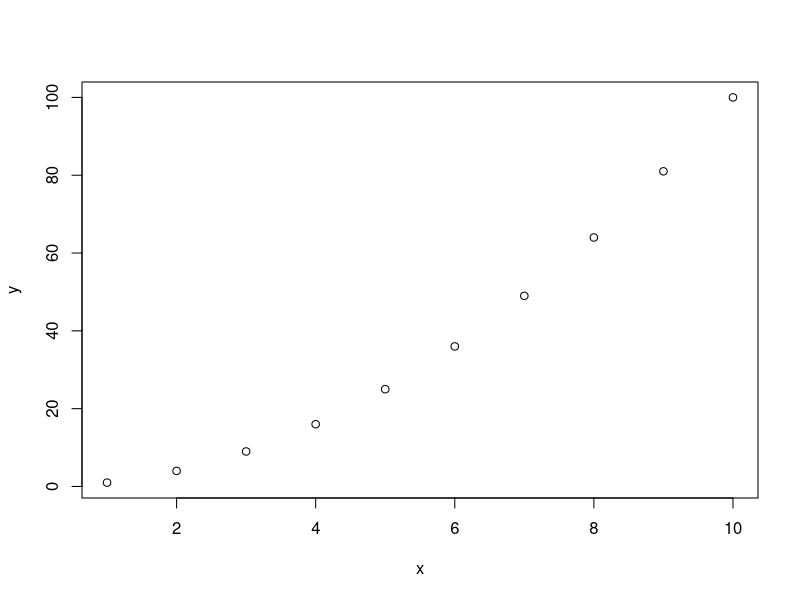
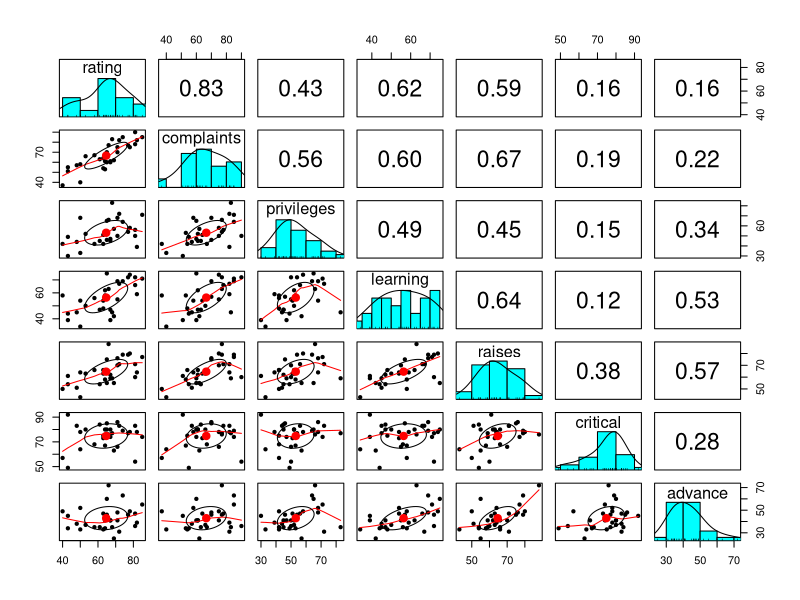
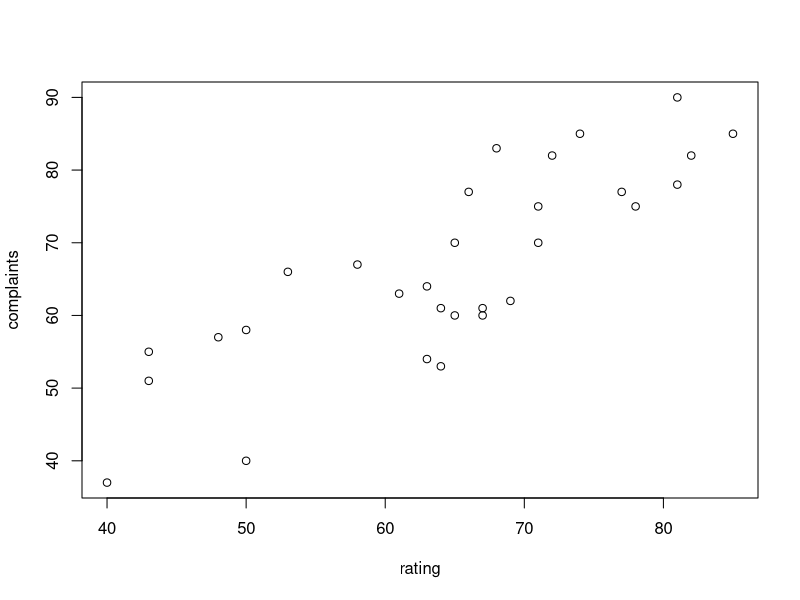
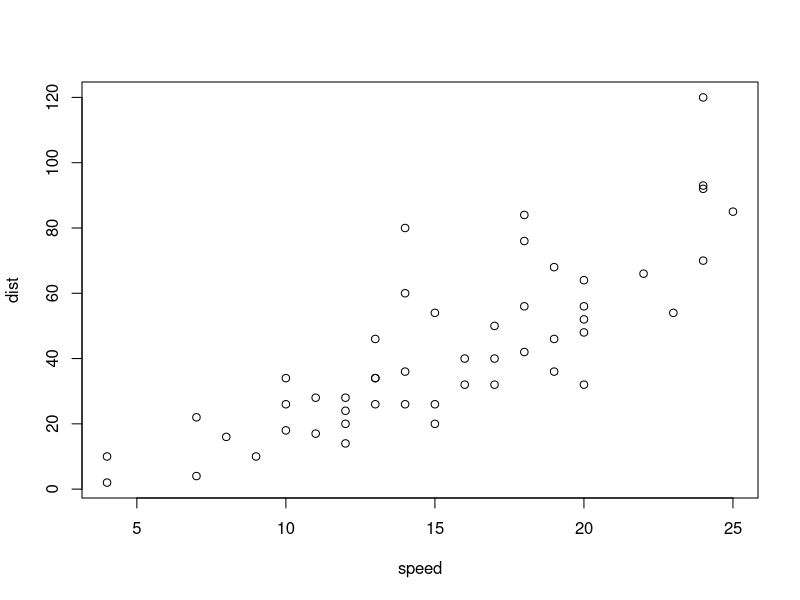
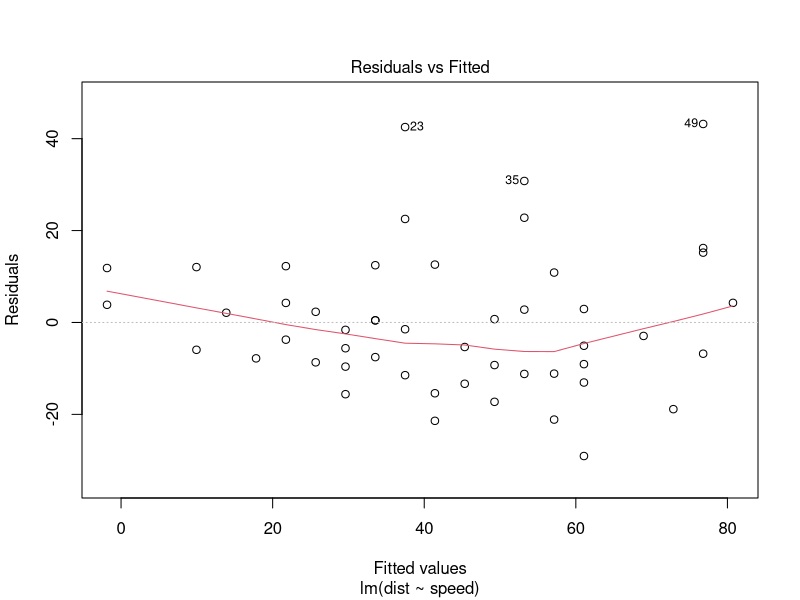
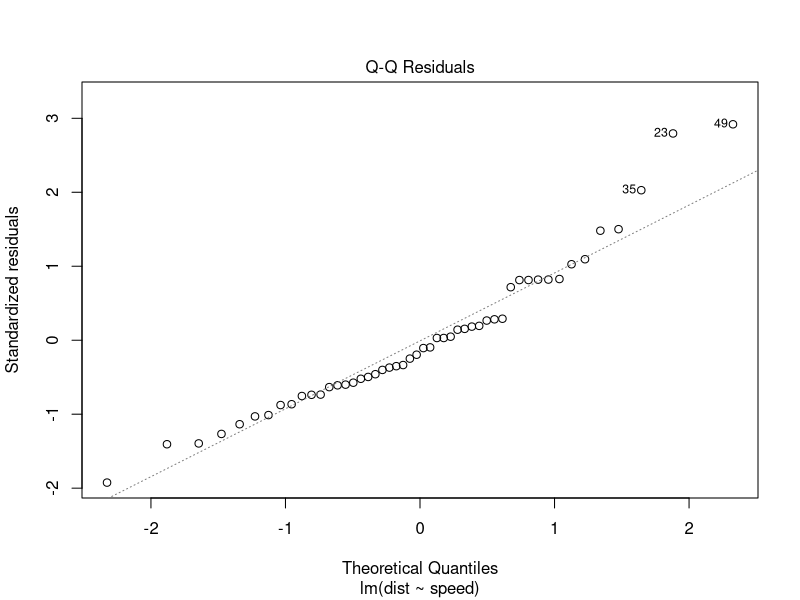
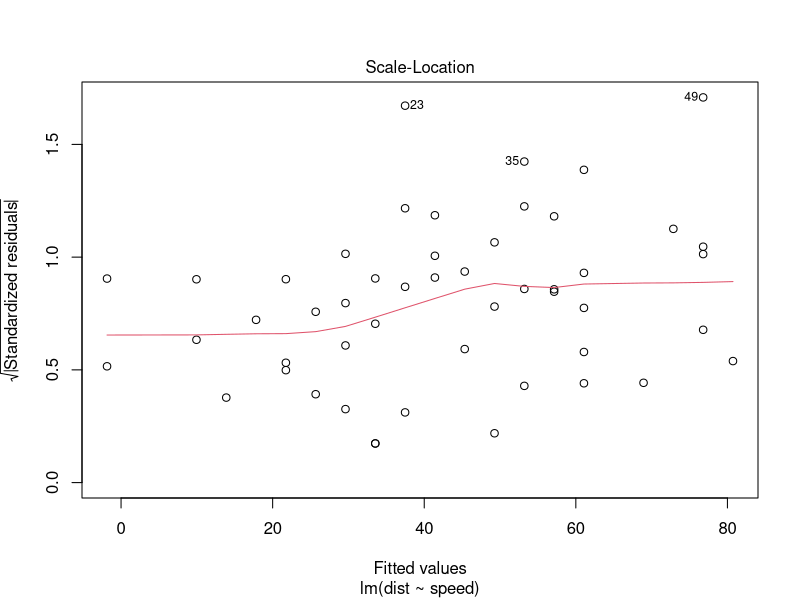
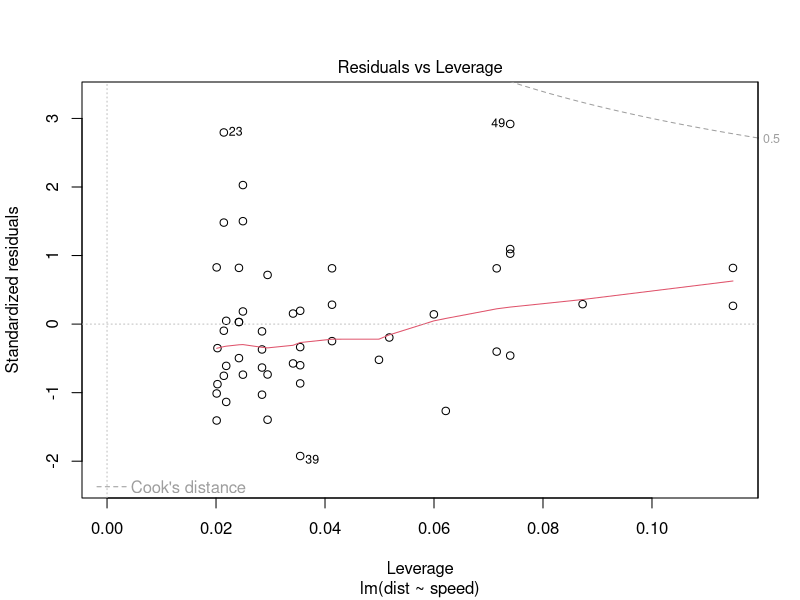

These figures' R source, in order:
################################################################
#
# R을 활용한 통계분석 : 정여진 교수 (2016 여름특강)
#
# 4. 상관분석 / 단순회귀분석
#
################################################################

#---------------------------------------------------------------
# 상관계수
#---------------------------------------------------------------

# 공분산 : 두 변수가 같은 방향으로 움직이는 정도. 측정단위에 영향을 받는 단점.
# 상관계수 : 공분산을 표준편차로 나누 값

# cov(x,y) = SUM(x - x_bar)(y - y_bar) / n - 1
# corr(x,y) = cov(x,y) / sd(x)sd(y)

# Pearson 상관계수
# --- 직선관계의 정도를 나타냄
# --- -1 ~ 1 사이의 값. 1에 가까울수록 강한 상관관계 / 0에 가까울수록 관계 없음

# Spearman 상관계수
# --- 서열척도일 경우 사용하는 비모수적 방법
# --- 직선관계가 아니어도 상관관계가 있으면 1에 가까운 값을 갖는다.

x <- 1:10
y <- x^2
plot(x, y)

# 상관계수
cor(x, y)

# 자료가 순서형/순위자료일 경우.
cor(x, y, method = "kendall")
cor(x, y, method = "spearman")

# 상관계수가 유의한지 검정
# H0 : cor = 0 (상관관계가 없다) : p-value < 0.05 이면 H0 기각 = 유의한 상관관계가 있다
cor.test(x, y)


#---------------------------------------------------------------
# 30개 부서에서 부서당 35명의 직원 설문조사
# 데이터 숫자는 해당 질문에 긍정한 직원의 비율

attitude
cov(attitude)
round( cor(attitude), 3)

attach(attitude)

library(psych)
pairs.panels(attitude)

# complaints & rating 상관계수가 가장 높음
plot(rating, complaints)
cor.test(rating, complaints)



#---------------------------------------------------------------
# 단순회귀분석 (Simple Linear Regression)
#---------------------------------------------------------------

# 하나의 종속변수(y)와 하나의 설명변수(x) 간의 관계를 직선으로 표현하는 방법
# 인과관계가 아닌 상관관계!

# y = b0 + b1x + e

# b0 : y 절편
# b1 : 기울기
# e (epsilon) : 오차. 확률변수. 평균 0, 표준편차 sigma인 정규분포를 따른다.

# 최소자승법 (Least Squares Method)
# 선(y 추정값)으로부터 각 점(y 관찰값)이 얼마나 떨어져 있는지 수치화
# 오차제곱합을 최소로 하는 추정방법
# 각 점이 선에 가까이 붙어있을수록 추정된 회귀식이 유의미하다.


#---------------------------------------------------------------
# 회귀분석 in R

# model <- lm(y ~ x, data)  : 회귀분석
# plot(model)               : 회귀분석 관련 그래프 출력
#                           (plot, residuals vs fitted, Normal QQ, scale-location, residuals vs leverage)
# summary(model)            : 회귀분석 결과 출력
# abline(model)             : 그래프에 직선 추가
# abline(intercept, slope)
#---------------------------------------------------------------

# 차의 속도와 브레이크 제동거리
cars
summary(cars)

plot(cars)

out <- lm(dist ~ speed, data = cars)    # 회귀분석(종속변수~설명변수)
plot(out)
summary(out)

library(ggplot2)
ggplot(cars, aes(speed, dist)) + geom_point() + geom_smooth(method = "lm")


#---------------------------------------------------------------
# 회귀계수 추정과 해석
# 
# (1) F-검정
#
# F-statistic: 89.57 on 1 and 48 DF,  p-value: 1.49e-12
# --- 회귀모형에 대한 유의성 검정
# --- H0 : 회귀모형이 유의하지 않다.
# --- p-value < 0.05 이므로 H0 기가. 회귀모형이 유의하다.
# --- 단순회귀분석에서는 b1 = 0 (회귀계수)를 검정하는 t-test와 동일
#
# (2) t-검정
#
# Coefficients: Est Std.    Error       t value     Pr(>|t|)    
# (Intercept)   -17.5791    6.7584      -2.601      0.0123 *        --> b0
#     speed     3.9324      0.4155      9.464       1.49e-12 ***    --> b1
# 
# --- 회귀계수에 대한 t-test. H0 : b1 = 0. p-value < 0.05 이면 유의미
# --- y = -17.5791 + 3.9324 * x
# --- 속력이 0 일때 제동거리가 
#
# (3) 결정계수 (R-squared)
#
# Multiple R-squared:  0.6511,	Adjusted R-squared:  0.6438 
# --- 결정계수 = SSR / SST
# --- 1에 가까울수록 모형이 변동량에 대해 설명력을 갖는다. 
#---------------------------------------------------------------

# ANOVA table (Residuals:잔차. 평균 = 0)

# Regression    SSR (회귀식에 의해 설명되는 변동량)
# Residual      SSE (회귀식에 의해 설명되지 않는 변동량)
# Total         SST (총변동량)

anova(out)

plot(dist ~ speed, data = cars, col = "blue")
abline(out, col = "red")



#---------------------------------------------------------------
# 회귀진단
#---------------------------------------------------------------

# No Intercept Model
# 속도가 0이면 제동거리가 0 인 것이 당연하다. b0 = 0 으로 고정.

out <- lm(dist ~ speed + 0, data = cars)
out
summary(out)    # y = 2.909 * x

# 오차항(e, 잔차)이 추세를 보인다면 무언가 중요 정보가 모형에 포함되지 않았다는 의미
# e는 평균 0, 표준편차 sigma인 정규분포를 따르는 확률변수이다.
# --> 잔차도(residual plot)의 패턴 확인 필요!
# --> 잔차가 0과 가까울수록 좋다.

par(mfcol=c(2,2))
plot(out)
par(mfcol=c(1,1))
# Residuals vs Fitted plot (잔차도) / Normal Q-Q plot (정규성 검정)
# --> 선형 패턴이 아니고, 분산이 증가하는 경향 --> 종속변수의 log 또는 sqrt 변환 시도

par(mfcol=c(1,2))
plot(log(dist) ~ speed + 0, data = cars)
plot(sqrt(dist) ~ speed + 0, data = cars)  # sqrt (root) 변환이 적절한 패턴을 보임
par(mfcol=c(1,1))

out2 <- lm(sqrt(dist) ~ speed + 0, data = cars)
str(out2)
summary(out2)   # sqrt 변환후 회귀분석 --> R-squared 값 높아짐

par(mfcol=c(2,2))
plot(out2)      # Residuals vs Fitted plot / Normal Q-Q plot 좋은 패턴을 보임
par(mfcol=c(1,1))

shapiro.test(out2$residuals)    # 잔차가 정규분포를 따른다 (p-value > 0.05)

# 최종 모형으로 추정된 회귀식
# sqrt(dist) =  0.397 * speed
# dist = (0.397 * speed)^2



#---------------------------------------------------------------
# 추정과 예측
#---------------------------------------------------------------

# 속도가 10 또는 30일때의 제동거리 예측
nspeed <- data.frame("speed" = c(10,30))
nspeed

predict(out2, nspeed)
# predict(out2, nspeed) ^ 2   # 결과값은 sqrt(dist) 이므로 실제값은 변환 필요

# "평균" 제동거리의 95% 신뢰구간
predict(out2, nspeed, interval = "confidence")

# 새로운 한 차량에 대한 95% 예측구간
predict(out2, nspeed, interval = "prediction")

# 모든 관측치에 대한 추정치
pred_dist <- fitted(out2)^2
cbind(cars, pred_dist)
plot(cars$speed, pred_dist)

# 관측치 속도의 최대값 25 --> 데이터 범위 밖에서 예측하는 것은 주의 해야한다!
newspeed2 <- data.frame("speed"= c(50, 70))
predict(out2, newspeed2)^2


#---------------------------------------------------------------
# Outlier (이상점) / Influential Points (영향점)
#---------------------------------------------------------------

# Outlier
# - 측정상/실험상의 과오로 모집단에 속하지 않는다고 의심이 될 정도로 정상범위 밖에 떨어진 점
# - 대개 큰 잔차를 가짐

# Influential Points
# 소수의 관측치이지만 통계량에 큰 영향을 미침
# Leverage plot 에서 점선 영역 밖에 위치 (Cook' distance)



#---------------------------------------------------------------
# practice 4
#---------------------------------------------------------------

# 중고차. Odometer (주행거리 / 100 mile)에 따른 Price (가격 / $1000)

ucar <- read.csv("data/sonata.csv")
head(ucar)
summary(ucar)

ucar <- ucar[-3]
attach(ucar)

# 산점도와 상관계수를 통해 선형관계를 판단
plot(Price ~ Odometer, ucar)
cor(Price, Odometer)
pairs.panels(ucar)    # cor = -0.81

# 회귀식 추정
model <- lm(Price ~ Odometer, data = ucar)
summary(model)

# price = 17.249 - 0.067 * Odometer
# F-test : 회귀모형 유의함
# t-test : 회귀계수 유의함
# R-squared : 0.648

plot(model)     # 잔차도 적절


# 주행거리 3600 마일인 소나타
nOdometer <- data.frame("Odometer" = c(36, 46))
predict(model, nOdometer, interval = "confidence") # 평균가격
predict(model, nOdometer, interval = "prediction") # 특정한 차를 팔때 예측가격

